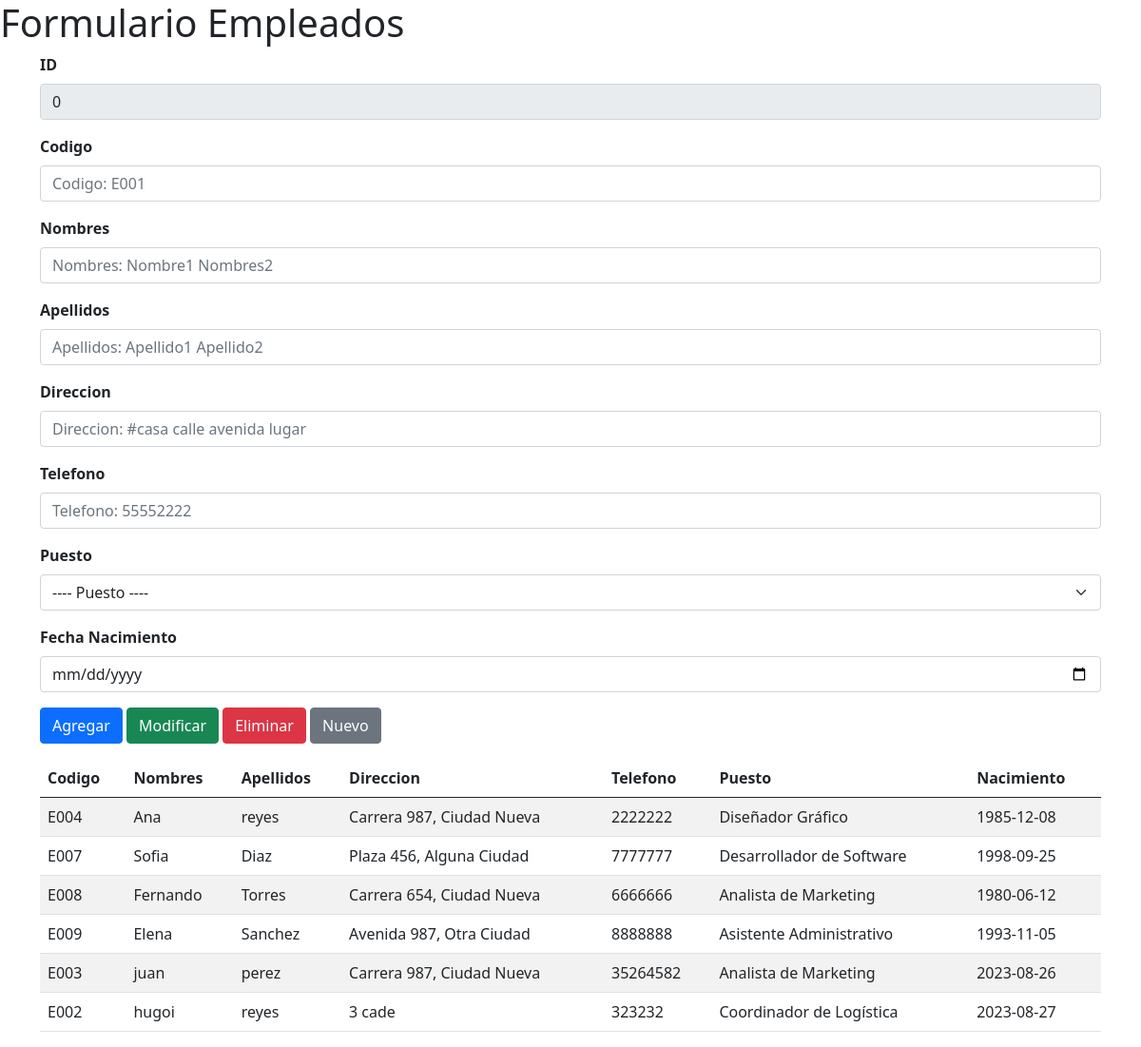
/empresa/index.php, run on the app's committed database.
### tables this page shows
CREATE TABLE `empleados` (
  `id_empleado` int NOT NULL AUTO_INCREMENT,
  `codigo` varchar(45) DEFAULT NULL,
  `nombres` varchar(45) DEFAULT NULL,
  `apellidos` varchar(45) DEFAULT NULL,
  `direccion` varchar(45) DEFAULT NULL,
  `telefono` varchar(45) DEFAULT NULL,
  `fecha_nacimiento` varchar(45) DEFAULT NULL,
  `id_puesto` int DEFAULT NULL,
  PRIMARY KEY (`id_empleado`),
  KEY `id_puesto_puesto_empleado_idx` (`id_puesto`),
  CONSTRAINT `id_puesto_puesto_empleado` FOREIGN KEY (`id_puesto`) REFERENCES `puestos` (`id_puesto`)
);

CREATE TABLE `puestos` (
  `id_puesto` int NOT NULL AUTO_INCREMENT,
  `puesto` varchar(45) DEFAULT NULL,
  PRIMARY KEY (`id_puesto`)
);

### empresa/index.php (the view, shortened to what this page needs)
<!doctype html>
<html lang="en">
  <head>
    <link rel="stylesheet" href="https://cdn.jsdelivr.net/npm/bootstrap@5.0.2/dist/css/bootstrap.min.css">
  </head>
  <body>
      <h1>Formulario Empleados</h1>
      <div class="container">
          <form class="d-flex" action="crud_empleado.php" method="post">
            <div class="col">
            <div class="mb-3">
                <label for="lbl_id" class="form-label"><b>ID</b></label>
                <input type="text" name="txt_id" id="txt_id" class="form-control" value="0"  readonly>
              </div>
              <div class="mb-3">
                <label for="lbl_codigo" class="form-label"><b>Codigo</b></label>
                <input type="text" name="txt_codigo" id="txt_codigo" class="form-control" placeholder="Codigo: E001" required>
              </div>
              <div class="mb-3">
                <label for="lbl_nombres" class="form-label"><b>Nombres</b></label>
                <input type="text" name="txt_nombres" id="txt_nombres" class="form-control" placeholder="Nombres: Nombre1 Nombres2" required>
              </div>
              <div class="mb-3">
                <label for="lbl_apellidos" class="form-label"><b>Apellidos</b></label>
                <input type="text" name="txt_apellidos" id="txt_apellidos" class="form-control" placeholder="Apellidos: Apellido1 Apellido2" required>
              </div>
              <div class="mb-3">
                <label for="lbl_direccion" class="form-label"><b>Direccion</b></label>
                <input type="text" name="txt_direccion" id="txt_direccion" class="form-control" placeholder="Direccion: #casa calle avenida lugar" required>
              </div>
              <div class="mb-3">
                <label for="lbl_telefono" class="form-label"><b>Telefono</b></label>
                <input type="number" name="txt_telefono" id="txt_telefono" class="form-control" placeholder="Telefono: 55552222" required>
              </div>
              <div class="mb-3">
                <label for="lbl_puesto" class="form-label"><b>Puesto</b></label>
                <select class="form-select" name="drop_puesto" id="drop_puesto">
                  <option value=0> ---- Puesto ---- </option>
                </select>
              </div>
              <div class="mb-3">
                <label for="lbl_fn" class="form-label"><b>Fecha Nacimiento</b></label>
                <input type="date" name="txt_fn" id="txt_fn" class="form-control" placeholder="aaaa-mm-dd" required>
              </div>
              <div class="mb-3">
                <input type="submit" name="btn_agregar" id="btn_agregar" class="btn btn-primary" value = "Agregar">
                <input type="submit" name="btn_modificar" id="btn_modificar" class="btn btn-success" value = "Modificar">
                <input type="submit" name="btn_eliminar" id="btn_eliminar" class="btn btn-danger" onclick="javascript:if(!confirm('¿Desea Eliminar?'))return false" value = "Eliminar">
                <input type="submit" name="btn_nuevo" id="btn_nuevo" class="btn btn-secondary" onclick="limpiar()" value = "Nuevo">
              </div>
            </div>
          </form>
    <table class="table table-striped table-inverse table-responsive">
      <thead class="thead-inverse">
        <tr>
          <th>Codigo</th>
          <th>Nombres</th>
          <th>Apellidos</th>
          <th>Direccion</th>
          <th>Telefono</th>
          <th>Puesto</th>
          <th>Nacimiento</th>
        </tr>
        </thead>
        <tbody id="tbl_empleados">
         <?php
         include("datos_conexion.php");
         $db_conexion = mysqli_connect($db_host,$db_usr,$db_pass,$db_nombre);
         $db_conexion -> real_query ("SELECT e.id_empleado as id,e.codigo,e.nombres,e.apellidos,e.direccion,e.telefono,p.puesto,e.fecha_nacimiento,p.id_puesto FROM empleados as e inner join puestos as p on e.id_puesto = p.id_puesto;");
        $resultado = $db_conexion -> use_result();
        while ($fila = $resultado ->fetch_assoc()){
          echo "<tr data-id=". $fila['id']." data-idp=". $fila['id_puesto'].">";
          echo "<td>". $fila['codigo']."</td>";
          echo "<td>". $fila['nombres']."</td>";
          echo "<td>". $fila['apellidos']."</td>";
          echo "<td>". $fila['direccion']."</td>";
          echo "<td>". $fila['telefono']."</td>";
          echo "<td>". $fila['puesto']."</td>";
          echo "<td>". $fila['fecha_nacimiento']."</td>";
          echo "</tr>";
        }
         ?>
        </tbody>
    </table>
      </div>
  </body>
</html>

### data on the page
empleados: codigo "E004", nombres "Ana", apellidos "reyes", direccion "Carrera 987, Ciudad Nueva", telefono "2222222", id_puesto.puesto "Diseñador Gráfico", fecha_nacimiento "1985-12-08"
empleados: codigo "E007", nombres "Sofia", apellidos "Diaz", direccion "Plaza 456, Alguna Ciudad", telefono "7777777", id_puesto.puesto "Desarrollador de Software", fecha_nacimiento "1998-09-25"
empleados: codigo "E008", nombres "Fernando", apellidos "Torres", direccion "Carrera 654, Ciudad Nueva", telefono "6666666", id_puesto.puesto "Analista de Marketing", fecha_nacimiento "1980-06-12"
empleados: codigo "E009", nombres "Elena", apellidos "Sanchez", direccion "Avenida 987, Otra Ciudad", telefono "8888888", id_puesto.puesto "Asistente Administrativo", fecha_nacimiento "1993-11-05"
empleados: codigo "E003", nombres "juan", apellidos "perez", direccion "Carrera 987, Ciudad Nueva", telefono "35264582", id_puesto.puesto "Analista de Marketing", fecha_nacimiento "2023-08-26"
empleados: codigo "E002", nombres "hugoi", apellidos "reyes", direccion "3 cade", telefono "323232", id_puesto.puesto "Coordinador de Logística", fecha_nacimiento "2023-08-27"
